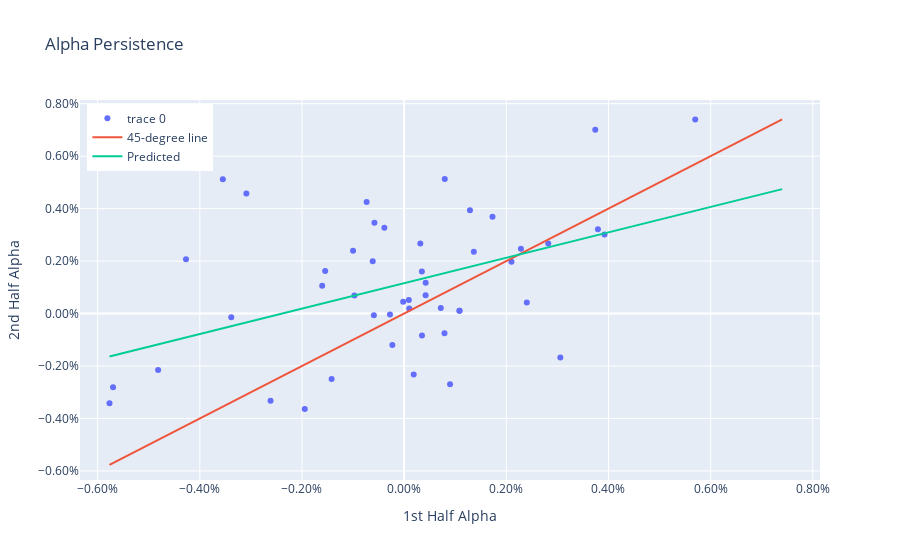

The notebook cell this image was saved under:
### Code cell
# Scatter plot

trace  = go.Scatter(x=df_beta['alpha_0'], y=df_beta['alpha_1'], mode="markers")
minval = np.min([df_beta['alpha_1'].min(), df_beta['alpha_0'].min()])
maxval = np.max([df_beta['alpha_1'].max(), df_beta['alpha_0'].max()])
trace_45 = go.Scatter(x= np.linspace(minval,maxval,20), y = np.linspace(minval,maxval,20), mode='lines',name='45-degree line')
ols_fit = results.params[0] + results.params[1]*np.linspace(minval,maxval,20)
# ols_fit = results.params['alpha_0']*np.linspace(minval,maxval,20)
trace_ols= go.Scatter(x= np.linspace(minval,maxval,20), y = ols_fit, mode='lines',name='Predicted')

fig = go.Figure()
fig.add_trace(trace)
fig.add_trace(trace_45)
fig.add_trace(trace_ols)
fig.update_xaxes(title='1st Half Alpha',tickformat=".2%", range=[1.1*minval, 1.1*maxval])
fig.update_yaxes(title='2nd Half Alpha',tickformat=".2%", range=[1.1*minval, 1.1*maxval])
fig.update_layout(title='Alpha Persistence')
fig.update_layout(legend=dict(yanchor="top", y =0.99, xanchor="left", x=0.01))
fig.show()
